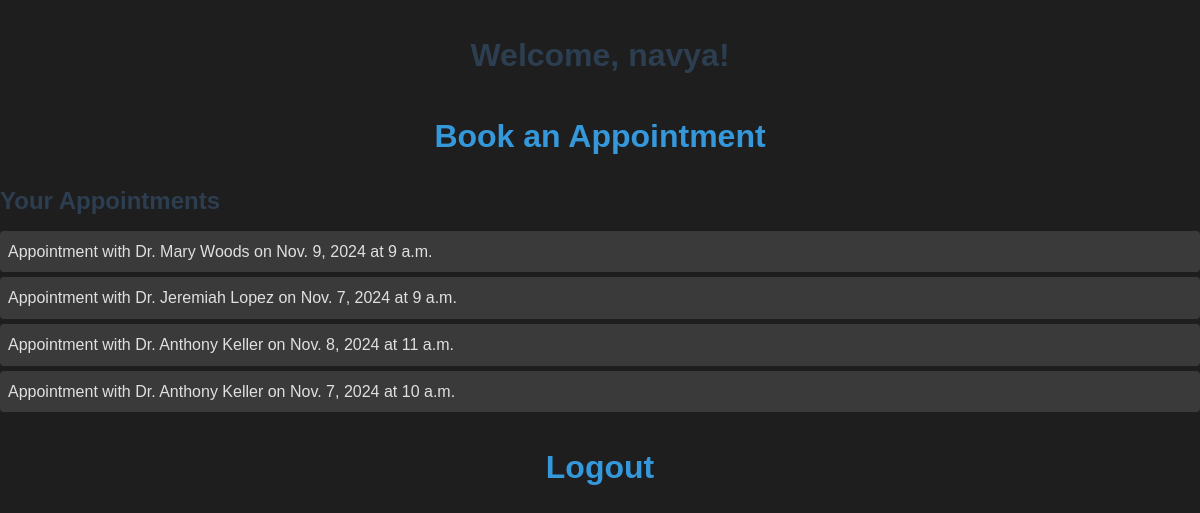
Page /dashboard/ (signed in) on the committed database.
### booking/models.py (models this page shows, shortened)
class User(AbstractUser):
    name = models.CharField(max_length=100)
    email = models.EmailField(unique=True)  # Email is unique and will be the USERNAME_FIELD
    contact_number = models.CharField(max_length=15)
    gender = models.CharField(max_length=10)
    age = models.PositiveIntegerField()
    USERNAME_FIELD = 'email'  # Use email as the username for authentication
    REQUIRED_FIELDS = ['username', 'name']  # Other fields required during user creation
    groups = models.ManyToManyField(
        'auth.Group',
        related_name='custom_user_set',
        blank=True,
        help_text='The groups this user belongs to.',
        verbose_name='groups',
    )
    user_permissions = models.ManyToManyField(
        'auth.Permission',
        related_name='custom_user_permissions_set',
        blank=True,
        help_text='Specific permissions for this user.',
        verbose_name='user permissions',
    )

class Appointment(models.Model):
    doctor = models.ForeignKey(Doctor, on_delete=models.CASCADE)
    patient = models.ForeignKey(Patient, on_delete=models.CASCADE)
    date = models.DateField()
    time_slot = models.TimeField()
    status = models.CharField(max_length=20, choices=[('Booked', 'Booked'), ('Cancelled', 'Cancelled'), ('Rescheduled', 'Rescheduled')])

class Doctor(models.Model):
    user = models.OneToOneField(User, on_delete=models.CASCADE)
    specialization = models.CharField(max_length=100)
    availability = models.BooleanField(default=True)

### booking/views.py (the view)
# urls.py: path('dashboard/', views.dashboard, name='dashboard'),
def dashboard(request):
    return render(request, 'booking/dashboard.html')

### booking/templates/booking/dashboard.html (shortened to what this page needs)
<!DOCTYPE html>
{% load static %}
<link rel="stylesheet" type="text/css" href="{% static 'css/styles.css' %}">
<html lang="en">
<head>
</head>
<body>
    <h1>Welcome, {{ user.name }}!</h1>
    <h1><a href="{% url 'book_appointment' %}">Book an Appointment</a></h1>
    <h3>Your Appointments</h3>
    {% if user.patient.appointment_set.all %}
        <ul>
            {% for appointment in user.patient.appointment_set.all %}
                <li>Appointment with Dr. {{ appointment.doctor.user.name }} on {{ appointment.date }} at {{ appointment.time_slot }}</li>
            {% endfor %}
        </ul>
    {% else %}
        <p>No appointments booked yet.</p>
    {% endif %}
    <h1><a href="{% url 'logout' %}">Logout</a></h1>
</body>
</html>

### static/css/styles.css (style rules this page uses)
* { margin: 0; padding: 0; box-sizing: border-box; font-family: 'Arial', sans-serif; }
body { background-color: #1e1e1e; color: #e0e0e0; line-height: 1.6; font-size: 16px; }
h1, h2, h3 { font-weight: 600; color: #2c3e50; margin-bottom: 20px; }
h1 { font-size: 32px; text-align: center; margin-top: 30px; }
h3 { font-size: 24px; margin-bottom: 10px; }
body { background-color: #1e1e1e; color: #e0e0e0; line-height: 1.6; }
ul { list-style-type: none; padding: 0; }
ul li { padding: 8px; background-color: #3a3a3a; border-radius: 4px; margin-bottom: 5px; }
a { color: #3498db; text-decoration: none; }

### rows in the picture
User: name "navya"
Appointment: doctor.user.name "Mary Woods", date "Nov. 9, 2024", time_slot "9 a.m."
Appointment: doctor.user.name "Jeremiah Lopez", date "Nov. 7, 2024", time_slot "9 a.m."
Appointment: doctor.user.name "Anthony Keller", date "Nov. 8, 2024", time_slot "11 a.m."
Appointment: doctor.user.name "Anthony Keller", date "Nov. 7, 2024", time_slot "10 a.m."
